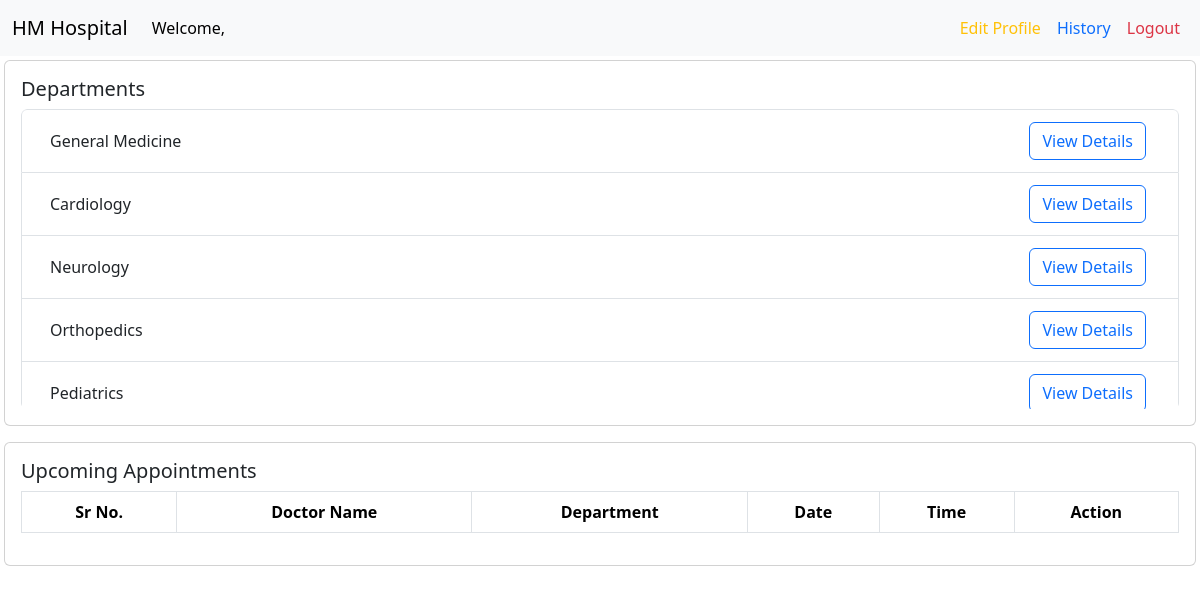
Page /patient/4 on the earlier database version.
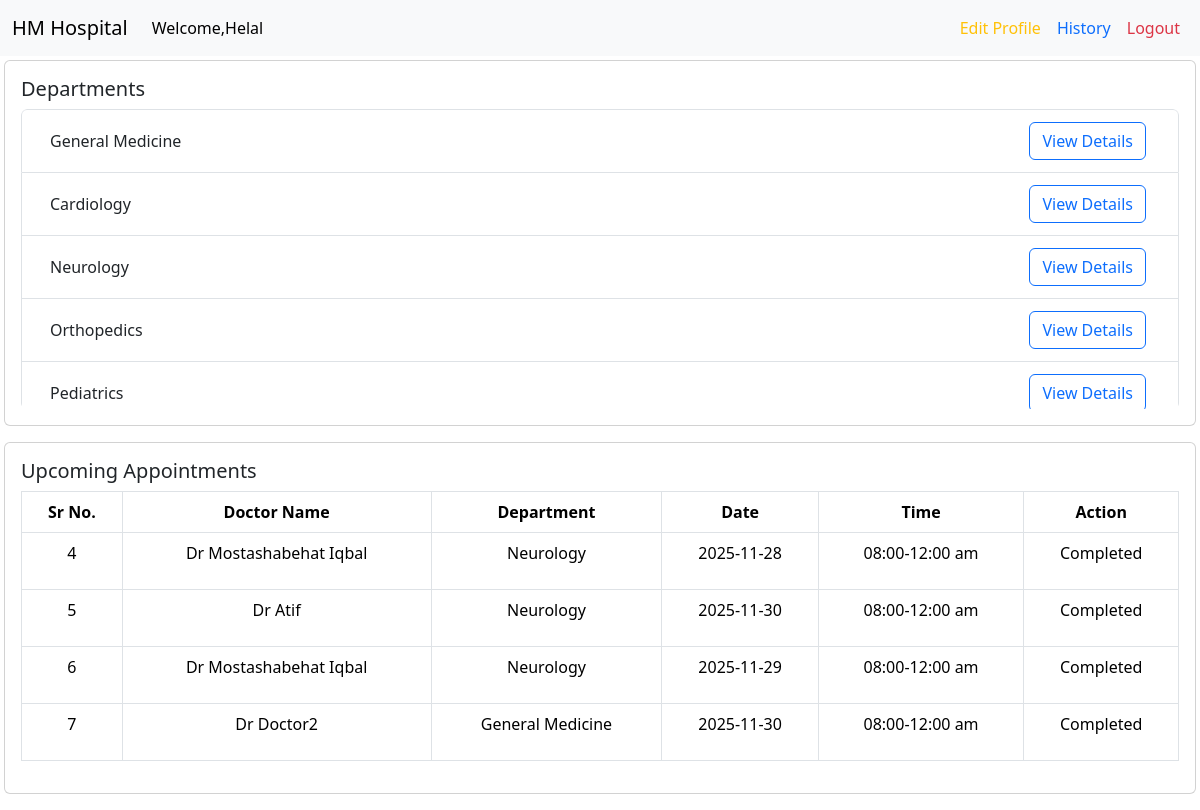
Same page on the later database version.
### model.py (models this page shows)
class Department(db.Model):
    __tablename__ = "departments"
    department_id = db.Column(db.Integer, primary_key=True)
    department_name = db.Column(db.String)
    department_description = db.Column(db.String)

class Patient(db.Model):
    __tablename__ = "patient"
    patient_id = db.Column(db.Integer, primary_key=True)
    user_id = db.Column(db.Integer, db.ForeignKey('users.id'))
    patient_name = db.Column(db.String)
    status = db.Column(db.String)

class Appointments(db.Model):
    __tablename__ = "appointments"
    appointment_id = db.Column(db.Integer, primary_key=True)
    patient_id = db.Column(db.Integer, db.ForeignKey('patient.patient_id'))
    doctor_id = db.Column(db.Integer, db.ForeignKey('doctor.doctor_id'))
    department_id = db.Column(db.Integer, db.ForeignKey('departments.department_id'))
    status = db.Column(db.String)
    appointment_date = db.Column(db.Date)
    appointment_time = db.Column(db.String)

class Doctor(db.Model):
    __tablename__ = "doctor"
    doctor_id = db.Column(db.Integer, primary_key=True)
    user_id = db.Column(db.Integer, db.ForeignKey('users.id'))
    doctor_name = db.Column(db.String)
    department_id = db.Column(db.Integer, db.ForeignKey('departments.department_id'))
    experience = db.Column(db.Integer)
    status = db.Column(db.String)

### controller.py (the view)
@app.route("/patient/<int:patient_id>")
def patient_view(patient_id):
    a = aliased(Appointments)
    p = aliased(Patient)
    d = aliased(Doctor)
    dept = aliased(Department)
    query = (
        db.session.query(
            a.appointment_id,
            a.appointment_date,
            a.appointment_time,
            p.patient_name,
            p.patient_id,
            d.doctor_name,
            d.experience,
            dept.department_name,
            a.status,
            a.doctor_id,
            dept.department_description
        )
        .join(p, a.patient_id == p.patient_id)
        .join(d, a.doctor_id == d.doctor_id)
        .join(dept, a.department_id == dept.department_id).where(a.patient_id == patient_id)
    )
    results = query.all()
    return render_template("patient.html", patient=Patient.query.filter_by(patient_id=patient_id).first(),
                           departments=Department.query.all(), appointments=results,
                           treatment=Treatments.query.filter_by(patient_id=patient_id).all())

### templates/patient.html (shortened to what the changed rows need)
<!DOCTYPE html>
<html lang="en">
<head>
    <link href="https://cdn.jsdelivr.net/npm/bootstrap@5.3.8/dist/css/bootstrap.min.css" rel="stylesheet"
>
</head>
<body>
<header>
    <header>
        <nav class="navbar navbar-expand-lg bg-body-tertiary">
            <div class="container-fluid">
                <div class="collapse navbar-collapse" id="navbarSupportedContent">
                    <ul class="navbar-nav me-auto mb-2 mb-lg-0">
                        <li class="nav-item">
                            <a class="nav-link active" aria-current="page"
                               href="#">Welcome,{{ patient['patient_name'] }}</a>
                        </li>
                    </ul>
                </div>
            </div>
        </nav>
    </header>
</header>
<div class="card mb-3 m-1 ">
    <div class="card-body">
        {% if departments | length != 0 %}
            <div class="list-group" style="max-height: 300px;overflow-y: auto;">
                {% for dept in  departments %}
                    <div class="list-group-item" style="display: flex">
                        <div class="d-flex align-items-center container-fluid">
                            <p class="mb-0">{{ dept['department_name'] }}</p>
                        </div>
                        <div class="d-flex align-items-center justify-content-end container-fluid">
                            <form action="/user/{{ dept['department_id'] }}/{{ patient['patient_id'] }}/department">
                                <button type="submit" class="btn btn-outline-primary m-1">View Details</button>
                            </form>
                        </div>
                    </div>
                {% endfor %}
            </div>
        {% endif %}
    </div>
</div>
<div class="card mb-3 m-1 ">
    <div class="card-body">
        <table class="table table-bordered text-center">
            <tr>
                <th>Sr No.</th>
                <th>Doctor Name</th>
                <th>Department</th>
                <th>Date</th>
                <th>Time</th>
                <th>Action</th>
            </tr>
            {% for appointment in  appointments %}
                <tr>
                    <td>{{ appointment.appointment_id }}</td>
                    <td>{{ appointment.doctor_name }}</td>
                    <td>{{ appointment.department_name }}</td>
                    <td>{{ appointment.appointment_date }}</td>
                    <td>
                        {{ appointment.appointment_time }}
                    </td>
                    <td>
                        {% if appointment.status=='booked' %}
                            <form method="POST"
                                  action="/patient/{{ appointment.appointment_id }}/{{ patient.patient_id }}">
                                <button type="submit" class="btn btn-outline-danger m-1">Cancel</button>
                            </form>
                        {% elif appointment.status=='completed' %}
                            <p>Completed</p>
                        {% elif appointment.status=='canceled' %}
                            <p>Canceled</p>
                        {% endif %}
                    </td>
                </tr>
            {% endfor %}
        </table>
    </div>
</div>
</body>
</html>

Differences in the rows shown:
added Patient: patient_name "Helal"
now on this page (row edited): Appointments: appointment_id "4", doctor_name "Dr Mostashabehat Iqbal", department_name "Neurology", appointment_date "2025-11-28", appointment_time "08:00-12:00 am", status "Completed"
added Appointments: appointment_id "5", doctor_name "Dr Atif", department_name "Neurology", appointment_date "2025-11-30", appointment_time "08:00-12:00 am", status "Completed"
added Appointments: appointment_id "6", doctor_name "Dr Mostashabehat Iqbal", department_name "Neurology", appointment_date "2025-11-29", appointment_time "08:00-12:00 am", status "Completed"
added Appointments: appointment_id "7", doctor_name "Dr Doctor2", department_name "General Medicine", appointment_date "2025-11-30", appointment_time "08:00-12:00 am", status "Completed"
